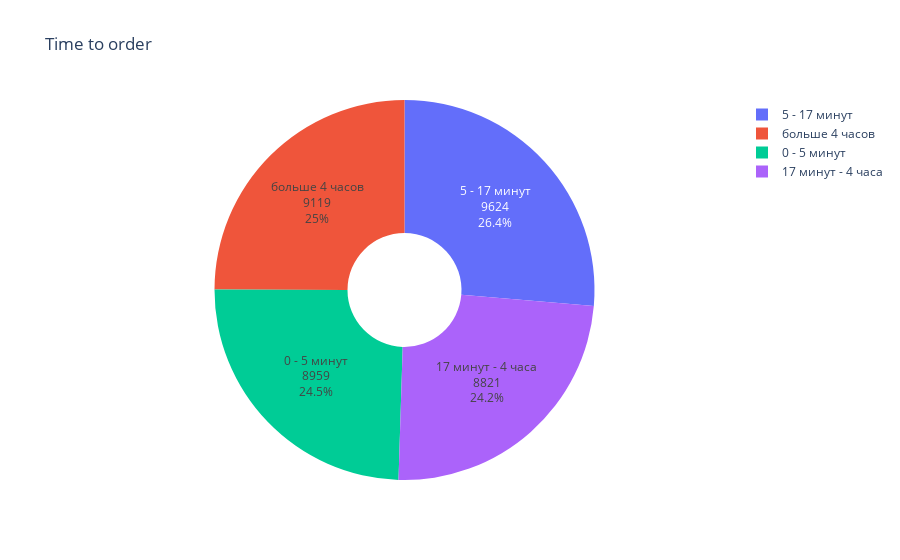

The notebook cell this image was saved under:
### Code cell
pie = cleanbuyers.groupby('category')['uid'].count().reset_index()

labels = pie.category
values = pie.uid

# Use `hole` to create a donut-like pie chart
fig = go.Figure(data=[go.Pie(labels=labels, values=values,hole=0.3)])
fig.update_traces(hoverinfo='label+percent', textinfo='label+value+percent'
                  )
fig.update_layout(
    title_text="Time to order")
fig.show()

### Figure 1 — Plotly figure (JSON) as saved in the notebook; plotly's stock layout.template omitted (floating-point values rounded to 4 significant figures)
{"data": [{"hole": 0.3, "hoverinfo": "label+percent", "labels": ["0 - 5 минут", "17 минут - 4 часа", "5 - 17 минут", "больше 4 часов"], "textinfo": "label+value+percent", "type": "pie", "values": [8959, 8821, 9624, 9119]}], "layout": {"title": {"text": "Time to order"}}}
